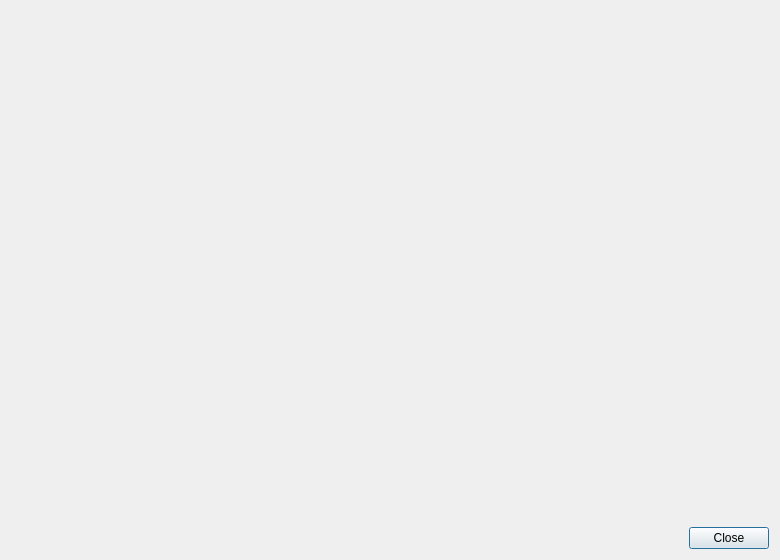
<?xml version="1.0" encoding="UTF-8"?>
<ui version="4.0">
 <class>BackgammonSettingsDialog</class>
 <widget class="QDialog" name="BackgammonSettingsDialog">
  <property name="geometry">
   <rect>
    <x>0</x>
    <y>0</y>
    <width>780</width>
    <height>560</height>
   </rect>
  </property>
  <property name="minimumSize">
   <size>
    <width>680</width>
    <height>480</height>
   </size>
  </property>
  <property name="windowTitle">
   <string>Backgammon Settings</string>
  </property>
  <property name="windowIcon">
   <iconset resource="Backgammon_images.qrc">
    <normaloff>:/images/backgammon.png</normaloff>:/images/backgammon.png</iconset>
  </property>
  <layout class="QVBoxLayout" name="mainLayout">
   <item>
    <widget class="BackgammonSettingsWidget" name="settingsWidget" native="true"/>
   </item>
   <item>
    <widget class="QDialogButtonBox" name="buttonBox">
     <property name="standardButtons">
      <set>QDialogButtonBox::StandardButton::Close</set>
     </property>
    </widget>
   </item>
  </layout>
 </widget>
 <customwidgets>
  <customwidget>
   <class>BackgammonSettingsWidget</class>
   <extends>QWidget</extends>
   <header>gui/BackgammonSettingsWidget.h</header>
   <container>1</container>
  </customwidget>
 </customwidgets>
 <resources>
  <include location="Backgammon_images.qrc"/>
 </resources>
 <connections>
  <connection>
   <sender>buttonBox</sender>
   <signal>rejected()</signal>
   <receiver>BackgammonSettingsDialog</receiver>
   <slot>close()</slot>
  </connection>
 </connections>
</ui>
